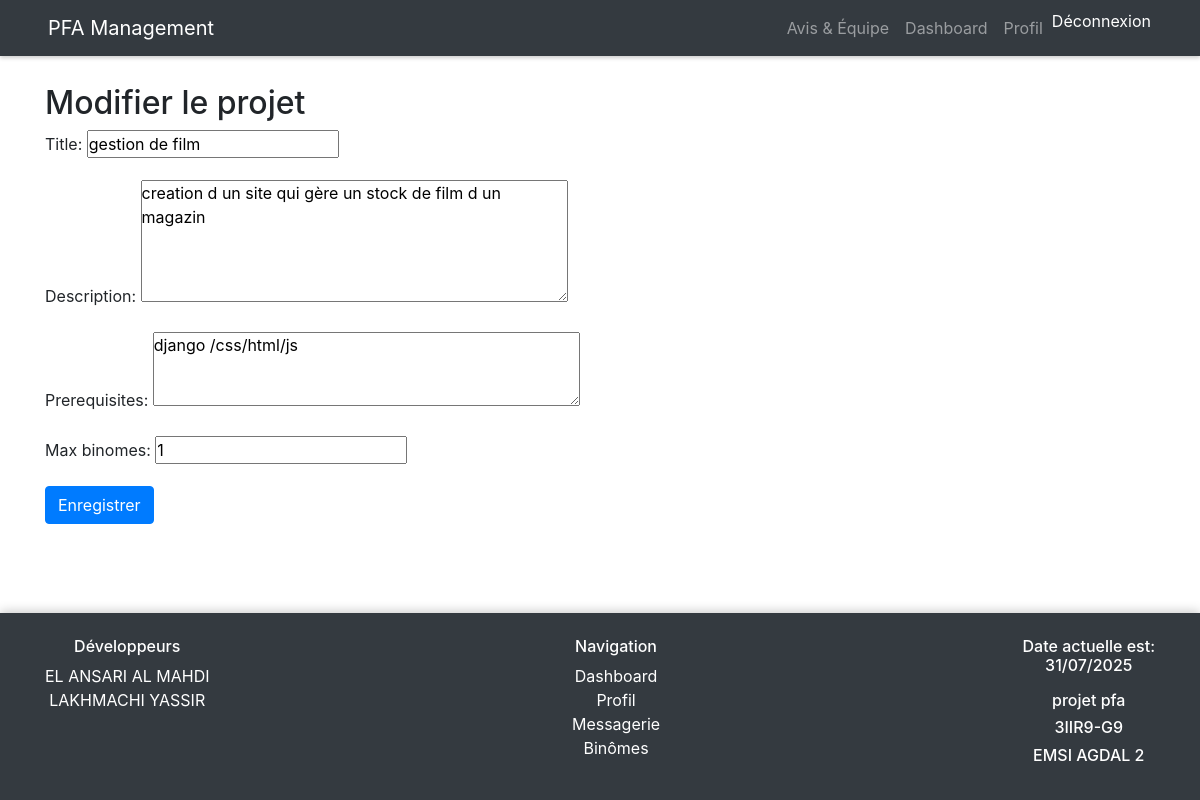
Page /projects/1/edit/ (signed in) on the committed database.
### projects/models.py (models this page shows, shortened)
class Project(models.Model):
    STATUS_CHOICES = [
        ('active', 'Actif'),
        ('full', 'Complet'),
        ('closed', 'Fermé'),
    ]
    title = models.CharField(max_length=200)
    description = models.TextField()
    prerequisites = models.TextField(blank=True)
    teacher = models.ForeignKey(settings.AUTH_USER_MODEL, on_delete=models.CASCADE, related_name='projects')
    max_binomes = models.PositiveIntegerField(default=1)
    status = models.CharField(max_length=10, choices=STATUS_CHOICES, default='active')
    created_at = models.DateTimeField(auto_now_add=True)
    updated_at = models.DateTimeField(auto_now=True)
    from django.urls import reverse

### projects/views.py (the view)
# urls.py: path('<int:pk>/edit/', views.ProjectUpdateView.as_view(), name='edit'),
class ProjectUpdateView(LoginRequiredMixin, UpdateView):
    model = Project
    form_class = ProjectForm
    template_name = 'projects/edit.html'
    def get_queryset(self):
        return Project.objects.filter(teacher=self.request.user)

### projects/forms.py
class ProjectForm(forms.ModelForm):
    class Meta:
        model = Project
        fields = ['title', 'description', 'prerequisites', 'max_binomes']
        widgets = {
            'description': forms.Textarea(attrs={'rows': 5}),
            'prerequisites': forms.Textarea(attrs={'rows': 3}),
        }

### pfa_project/templates/projects/edit.html (shortened to what this page needs)
{% extends 'base.html' %}
{% block content %}
<h2>{% if form.instance.pk %}Modifier le projet{% else %}Créer un projet{% endif %}</h2>
<form method="post">
    {{ form.as_p }}
    <button class="btn btn-primary">Enregistrer</button>
</form>
{% endblock %}

### pfa_project/static/css/style.css (style rules this page uses)
body { padding-top: 60px; background-color: #f8f9fa; }
body { padding-bottom: 100px; }
* { margin: 0; padding: 0; box-sizing: border-box; }
html, body { height: 100%; }
body { display: flex; flex-direction: column; font-family: Arial, sans-serif; }

### rows in the picture
Project: title "gestion de film", description "creation d un site qui gère un stock de film d un magazin", prerequisites "django /css/html/js", max_binomes "1"
